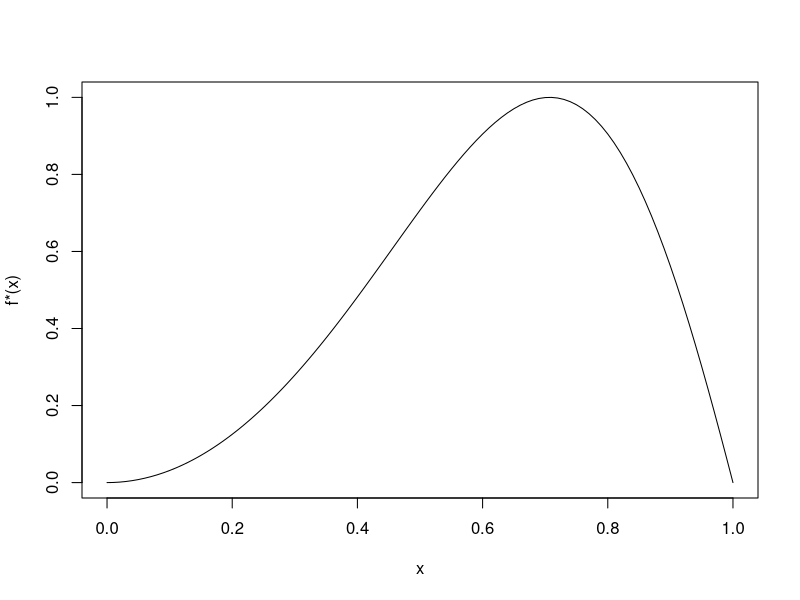
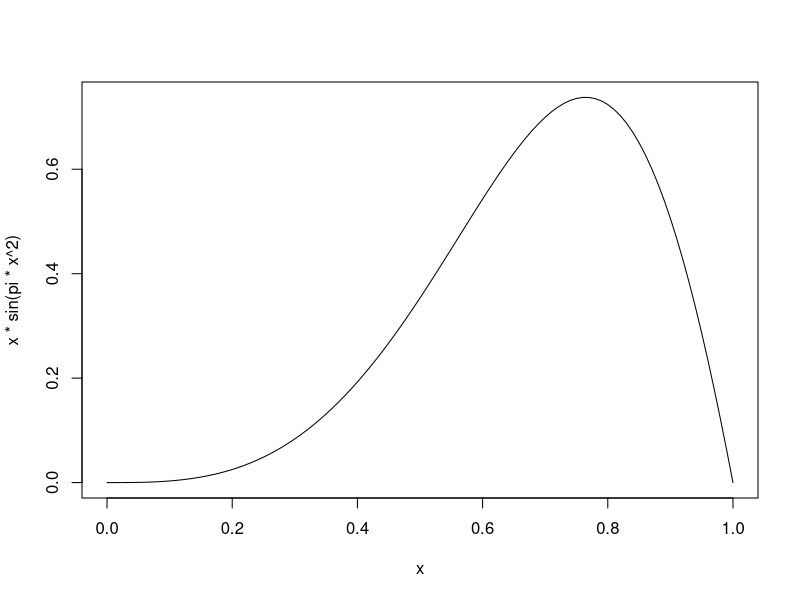
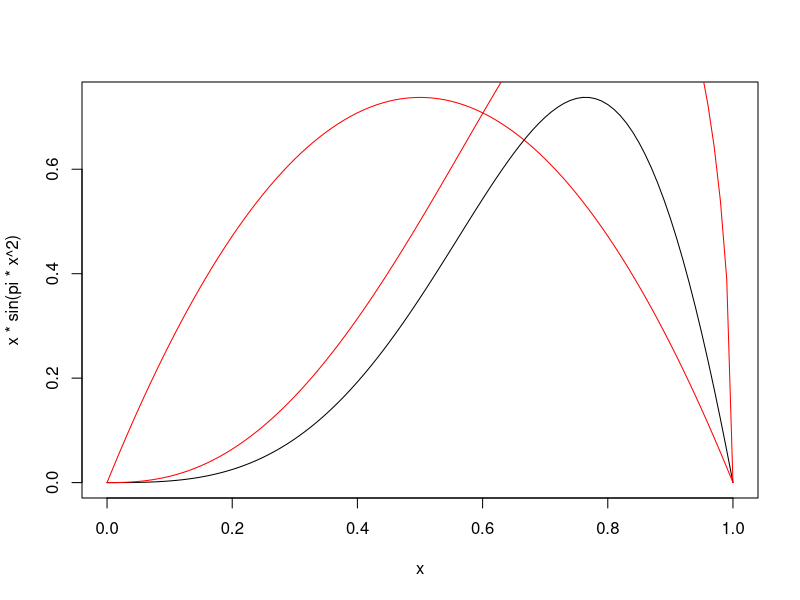
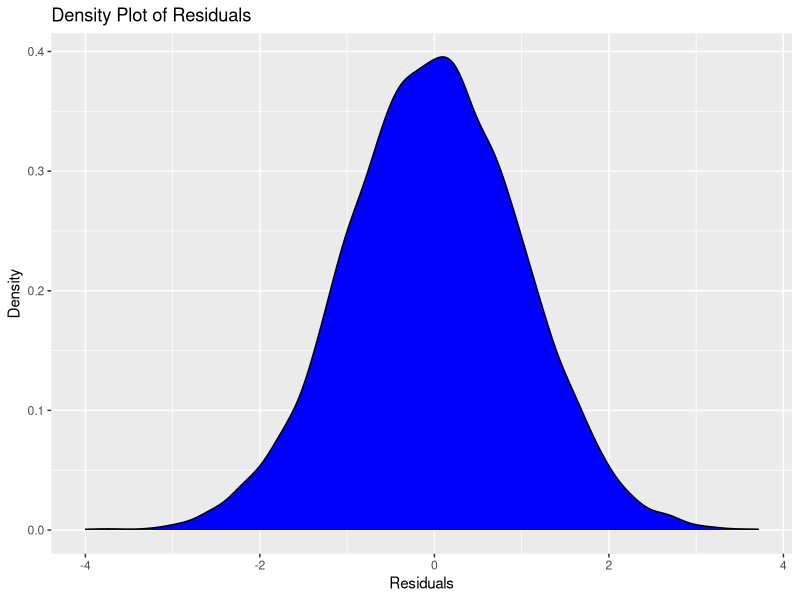

Write R code to recreate these figures, in order.
## ---- chunk 1
knitr::opts_chunk$set(echo = TRUE)
library(tidyverse)
set.seed(303203)
## ---- chunk 2
rlaplace <- function(n, mean = 0) {
  s <- 2 * rbinom(n, size = 1, p = 0.5) - 1
  m <- rexp(n) 
  s * m + mean
}
## ---- chunk 3
n <- 1000
samples <- rlaplace(n)

f_x <- function(x) {
  (1 / sqrt(2 * pi)) * exp(-x^2 / 2)
}

g_x <- function(x) {
  0.5 * exp(-abs(x))
}

weights <- f_x(samples) / g_x(samples)
X_2 <- samples^2 * weights

E_X2 <- mean(X_2)
std_error <- sd(X_2) / sqrt(n)

conf_interval <- c(E_X2 - 1.96 * std_error, E_X2 + 1.96 * std_error)

E_X2
conf_interval
## ---- chunk 4
curve(sin(pi * x^2), ylab = "f*(x)")
## ---- chunk 5
f_x <- function(x) {
  sin(pi * x^2)
}

n <- 1000
samples <- runif(n)
weights <- f_x(samples)
E_X <- sum(samples * weights) / sum(weights)
weighted_X <- samples * weights
variance_estimator <- sum((weighted_X - E_X)^2) / (n - 1)

E_X
variance_estimator
## ---- chunk 6
curve(x * sin(pi * x^2))
## ---- chunk 7
## target function has a mode at approximately 0.76
target_height <- 0.76 * sin(pi * 0.76^2)

## candidate beta distribution alpha = beta = 2, so a mode at 1/2
cand_height <- dbeta(1/2, 2, 2)

tc_ratio <- target_height/cand_height

curve(x * sin(pi * x^2))
curve(tc_ratio * dbeta(x, 2, 2), add = TRUE, col = "red")
curve(tc_ratio * dbeta(x, 3.5, 1.5), add = TRUE, col = "red")

## Setting alpha = 3.5, beta = 1.5 based 
##on the formula for calculating mode and 
##the target function's approximate mode.

target <- function(x) x * sin(pi * x^2)
alpha <- 3.5
beta <- 1.5

set.seed(406)
n <- 10000
samples <- rbeta(n, alpha, beta)
weights <- target(samples) / dbeta(samples, alpha, beta)
EX_estimator <- mean(samples * weights)
var_estimator <- var(samples * weights) / n

EX_estimator
var_estimator

## Uniform variance estimator:
samples_unif <- runif(n)
weights_unif <- target(samples_unif) / dunif(samples_unif)
EX_estimator_unif <- mean(samples_unif * weights_unif)
var_estimator_unif <- var(samples_unif * weights_unif) / n

EX_estimator_unif
var_estimator_unif
## var_estimator_unif is larger than 
##var_estimator, so the estimator does 
##have lower variance than the estimator 
##based on the uniform candidate.
## ---- chunk 8
set.seed(406)
N <- 100000
X <- rnorm(N, mean = 5, sd = 2)
beta_0 <- 1
beta_1 <- 2
R <- rnorm(N, mean = 0, sd = 1)
Y <- beta_0 + beta_1 * X + R

n <- 10000
sample_pairs <- sample(1:N, n)
X_sample <- X[sample_pairs]
Y_sample <- Y[sample_pairs]

model <- lm(Y_sample ~ X_sample)
summary(model)
conf_int <- confint(model) # by default, 95% confint
print(conf_int)

residuals <- resid(model)
ggplot(data.frame(residuals), aes(x = residuals)) +
  geom_density(fill = "blue") +
  labs(title = "Density Plot of Residuals", x = "Residuals", y = "Density")
## ---- chunk 9
library(boot)
data = data.frame(Y = Y_sample, X = X_sample)
B <- 1000

estimate_beta1 <- function(data, indices) {
  sample_data <- data[indices, ]
  model = lm(Y ~ X, data = sample_data)
  return(coef(model) [2])
}

bootstrap <- boot(data = data, statistic = estimate_beta1, R = B)

ci <- boot.ci(bootstrap, type = "basic")
ci_perc <- boot.ci(bootstrap, type = "perc")

print(ci)
print(ci_perc)

## ---- chunk 10
library(MASS)

B <- 1000
alpha <- 0.05

set.seed(123)
n <- 50
x <- runif(n, min = 1, max = 10)
beta_0 <- 3
beta_1 <- 2
sigma <- 1.5

y <- beta_0 + beta_1 * x + (sigma / sqrt(2)) * rt(n, df = 4)
model <- lm(y ~ x)
summary_model <- summary(model)

beta_0_hat <- coef(model)[1]
beta_1_hat <- coef(model)[2]
sigma_hat <- summary_model$sigma

y_hat <- predict(model)

beta_1_bootstrap <- numeric(B)

for (i in 1:B) {
  epsilon_star <- (sigma_hat / sqrt(2)) * rt(n, df = 4)
  y_star <- y_hat + epsilon_star
  model_star <- lm(y_star ~ x)
  beta_1_bootstrap[i] <- coef(model_star)[2]
}

lower_bound <- 2 * beta_1_hat - quantile(beta_1_bootstrap, 1 - alpha / 2)
upper_bound <- 2 * beta_1_hat - quantile(beta_1_bootstrap, alpha / 2)
bootstrap_ci <- c(lower_bound, upper_bound)
print(bootstrap_ci)

parametric_ci <- confint(model, level = 1 - alpha)[2, ]
print(parametric_ci)
## ---- chunk 11
B <- 1000
alpha <- 0.05

model <- lm(y ~ x)
beta_1_hat <- coef(model)[2]
y_hat <- predict(model)
residuals <- resid(model)

bootstrap_beta_1 <- function(data, indices) {
  epsilon_star <- residuals[indices]
  y_star <- y_hat + epsilon_star
  model_star <- lm(y_star ~ x)
  coef(model_star)[2]
}

boot_results <- boot(data = residuals, statistic = bootstrap_beta_1, R = B)

basic_ci <- boot.ci(boot_results, type = "basic", index = 1)
perc_ci <- boot.ci(boot_results, type = "perc", index = 1)
parametric_ci <- confint(model, level = 1 - alpha)[2, ]

print(basic_ci$basic[4:5])
print(perc_ci$percent[4:5])
print(parametric_ci)

